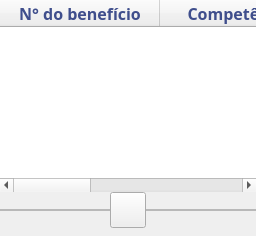
               <widget class="QWidget" name="pgCadBene">
                <layout class="QVBoxLayout" name="verticalLayout_10">
                 <property name="spacing">
                  <number>0</number>
                 </property>
                 <property name="leftMargin">
                  <number>0</number>
                 </property>
                 <property name="topMargin">
                  <number>0</number>
                 </property>
                 <property name="rightMargin">
                  <number>0</number>
                 </property>
                 <property name="bottomMargin">
                  <number>0</number>
                 </property>
                 <item>
                  <widget class="QTableWidget" name="tblCadBene">
                   <property name="frameShape">
                    <enum>QFrame::NoFrame</enum>
                   </property>
                   <attribute name="horizontalHeaderCascadingSectionResizes">
                    <bool>true</bool>
                   </attribute>
                   <attribute name="horizontalHeaderMinimumSectionSize">
                    <number>160</number>
                   </attribute>
                   <attribute name="horizontalHeaderDefaultSectionSize">
                    <number>160</number>
                   </attribute>
                   <attribute name="verticalHeaderVisible">
                    <bool>false</bool>
                   </attribute>
                   <column>
                    <property name="text">
                     <string>N° do benefício</string>
                    </property>
                    <property name="font">
                     <font>
                      <family>Avenir LT Std</family>
                      <pointsize>12</pointsize>
                      <weight>75</weight>
                      <bold>true</bold>
                     </font>
                    </property>
                    <property name="textAlignment">
                     <set>AlignCenter</set>
                    </property>
                    <property name="background">
                     <color>
                      <red>255</red>
                      <green>255</green>
                      <blue>255</blue>
                     </color>
                    </property>
                    <property name="foreground">
                     <brush brushstyle="SolidPattern">
                      <color alpha="255">
                       <red>63</red>
                       <green>78</green>
                       <blue>140</blue>
                      </color>
                     </brush>
                    </property>
                   </column>
                   <column>
                    <property name="text">
                     <string>Competência</string>
                    </property>
                    <property name="font">
                     <font>
                      <family>Avenir LT Std</family>
                      <pointsize>12</pointsize>
                      <weight>75</weight>
                      <bold>true</bold>
                     </font>
                    </property>
                    <property name="textAlignment">
                     <set>AlignCenter</set>
                    </property>
                    <property name="background">
                     <color>
                      <red>255</red>
                      <green>255</green>
                      <blue>255</blue>
                     </color>
                    </property>
                    <property name="foreground">
                     <brush brushstyle="SolidPattern">
                      <color alpha="255">
                       <red>63</red>
                       <green>78</green>
                       <blue>140</blue>
                      </color>
                     </brush>
                    </property>
                   </column>
                   <column>
                    <property name="text">
                     <string>Valor do benefício</string>
                    </property>
                    <property name="font">
                     <font>
                      <family>Avenir LT Std</family>
                      <pointsize>12</pointsize>
                      <weight>75</weight>
                      <bold>true</bold>
                     </font>
                    </property>
                    <property name="textAlignment">
                     <set>AlignCenter</set>
                    </property>
                    <property name="background">
                     <color>
                      <red>255</red>
                      <green>255</green>
                      <blue>255</blue>
                     </color>
                    </property>
                    <property name="foreground">
                     <brush brushstyle="SolidPattern">
                      <color alpha="255">
                       <red>63</red>
                       <green>78</green>
                       <blue>140</blue>
                      </color>
                     </brush>
                    </property>
                   </column>
                  </widget>
                 </item>
                 <item>
                  <widget class="QFrame" name="frBotaoAdd2">
                   <property name="frameShape">
                    <enum>QFrame::NoFrame</enum>
                   </property>
                   <property name="frameShadow">
                    <enum>QFrame::Raised</enum>
                   </property>
                   <layout class="QHBoxLayout" name="horizontalLayout_13">
                    <property name="spacing">
                     <number>0</number>
                    </property>
                    <property name="leftMargin">
                     <number>0</number>
                    </property>
                    <property name="topMargin">
                     <number>0</number>
                    </property>
                    <property name="rightMargin">
                     <number>0</number>
                    </property>
                    <property name="bottomMargin">
                     <number>8</number>
                    </property>
                    <item>
                     <widget class="QFrame" name="frame_5">
                      <property name="maximumSize">
                       <size>
                        <width>16777215</width>
                        <height>2</height>
                       </size>
                      </property>
                      <property name="frameShape">
                       <enum>QFrame::StyledPanel</enum>
                      </property>
                      <property name="frameShadow">
                       <enum>QFrame::Raised</enum>
                      </property>
                     </widget>
                    </item>
                    <item>
                     <widget class="QPushButton" name="pbAddBene">
                      <property name="minimumSize">
                       <size>
                        <width>36</width>
                        <height>36</height>
                       </size>
                      </property>
                      <property name="maximumSize">
                       <size>
                        <width>36</width>
                        <height>36</height>
                       </size>
                      </property>
                      <property name="text">
                       <string/>
                      </property>
                     </widget>
                    </item>
                    <item>
                     <widget class="QFrame" name="frame_6">
                      <property name="maximumSize">
                       <size>
                        <width>16777215</width>
                        <height>2</height>
                       </size>
                      </property>
                      <property name="frameShape">
                       <enum>QFrame::StyledPanel</enum>
                      </property>
                      <property name="frameShadow">
                       <enum>QFrame::Raised</enum>
                      </property>
                     </widget>
                    </item>
                   </layout>
                  </widget>
                 </item>
                </layout>
               </widget>
